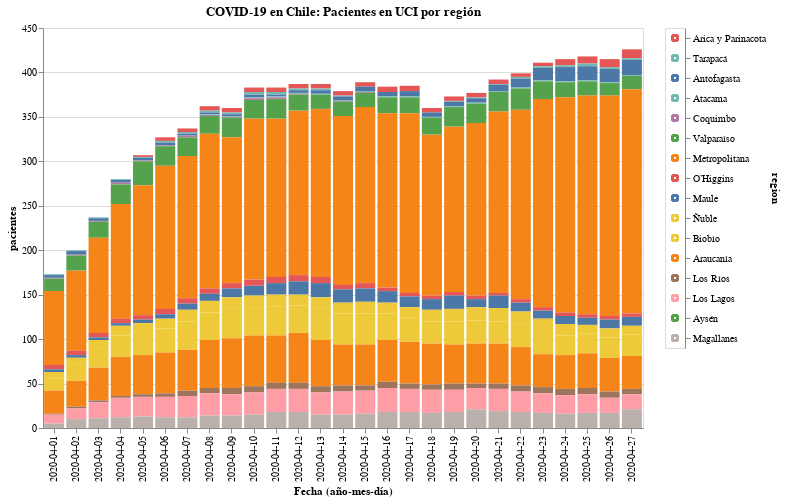

Notebook source saved alongside this figure:
### Code cell
#hide_input
input_dropdown = alt.binding_select(options=data['region'].unique())
selection1 = alt.selection_single(fields=['region'], bind=input_dropdown, name=' ')
selection2 = alt.selection_multi(fields=['region'], on='mouseover')

color = alt.condition(selection1 | selection2,
                    alt.Color('region:N', legend=None),
                    alt.value('lightgray'))

bars = alt.Chart(data).mark_bar().encode(
    x=alt.X('date:O', axis=alt.Axis(title='Fecha (año-mes-día)')),
    y=alt.Y('pacientes'),
    color=color,
    tooltip=['date', 'region', 'pacientes'],
    order=alt.Order(
    # Sort the segments of the bars by this field
    'codigo region',
    sort='descending'
    )
    ).properties(
    title=f'COVID-19 en Chile: Pacientes en UCI por región'
).add_selection(
    selection1, selection2
).transform_filter(
    selection1
)

legend = alt.Chart(new_data).mark_point().encode(
    y=alt.Y('region:N', axis=alt.Axis(orient='right'), sort=regiones),
    color=color
).add_selection(
    selection1, selection2
)

bars.properties(width=600, height=400) | legend

### Figure 1 — Vega-Lite specification as saved in the notebook (floating-point values rounded to 4 significant figures; data arrays with more than 128 entries replaced by an {"elided": "..."} marker saying what was removed)
{"config": {"view": {"continuousWidth": 400, "continuousHeight": 300}}, "hconcat": [{"data": {"name": "data-04c18a44bcd9fd145bcd6611642a8d1e"}, "mark": "bar", "encoding": {"color": {"condition": {"type": "nominal", "field": "region", "legend": null, "selection": {"or": [" ", "selector003"]}}, "value": "lightgray"}, "order": {"type": "quantitative", "field": "codigo region", "sort": "descending"}, "tooltip": [{"type": "nominal", "field": "date"}, {"type": "nominal", "field": "region"}, {"type": "quantitative", "field": "pacientes"}], "x": {"type": "ordinal", "axis": {"title": "Fecha (año-mes-día)"}, "field": "date"}, "y": {"type": "quantitative", "field": "pacientes"}}, "height": 400, "selection": {" ": {"type": "single", "fields": ["region"], "bind": {"input": "select", "options": ["Arica y Parinacota", "Tarapacá", "Antofagasta", "Atacama", "Coquimbo", "Valparaíso", "Metropolitana", "O’Higgins", "Maule", "Ñuble", "Biobío", "Araucanía", "Los Ríos", "Los Lagos", "Aysén", "Magallanes"]}}, "selector003": {"type": "multi", "fields": ["region"], "on": "mouseover"}}, "title": "COVID-19 en Chile: Pacientes en UCI por región", "transform": [{"filter": {"selection": " "}}], "width": 600}, {"data": {"name": "data-82e630d691888498cfe2166e6e77d3ff"}, "mark": "point", "encoding": {"color": {"condition": {"type": "nominal", "field": "region", "legend": null, "selection": {"or": [" ", "selector003"]}}, "value": "lightgray"}, "y": {"type": "nominal", "axis": {"orient": "right"}, "field": "region", "sort": ["Arica y Parinacota", "Tarapacá", "Antofagasta", "Atacama", "Coquimbo", "Valparaíso", "Metropolitana", "O’Higgins", "Maule", "Ñuble", "Biobío", "Araucanía", "Los Ríos", "Los Lagos", "Aysén", "Magallanes"]}}, "selection": {" ": {"type": "single", "fields": ["region"], "bind": {"input": "select", "options": ["Arica y Parinacota", "Tarapacá", "Antofagasta", "Atacama", "Coquimbo", "Valparaíso", "Metropolitana", "O’Higgins", "Maule", "Ñuble", "Biobío", "Araucanía", "Los Ríos", "Los Lagos", "Aysén", "Magallanes"]}}, "selector003": {"type": "multi", "fields": ["region"], "on": "mouseover"}}}], "$schema": "https://vega.github.io/schema/vega-lite/v4.8.1.json", "datasets": {"data-04c18a44bcd9fd145bcd6611642a8d1e": {"elided": "432 records"}, "data-82e630d691888498cfe2166e6e77d3ff": {"elided": "560 records"}}}
